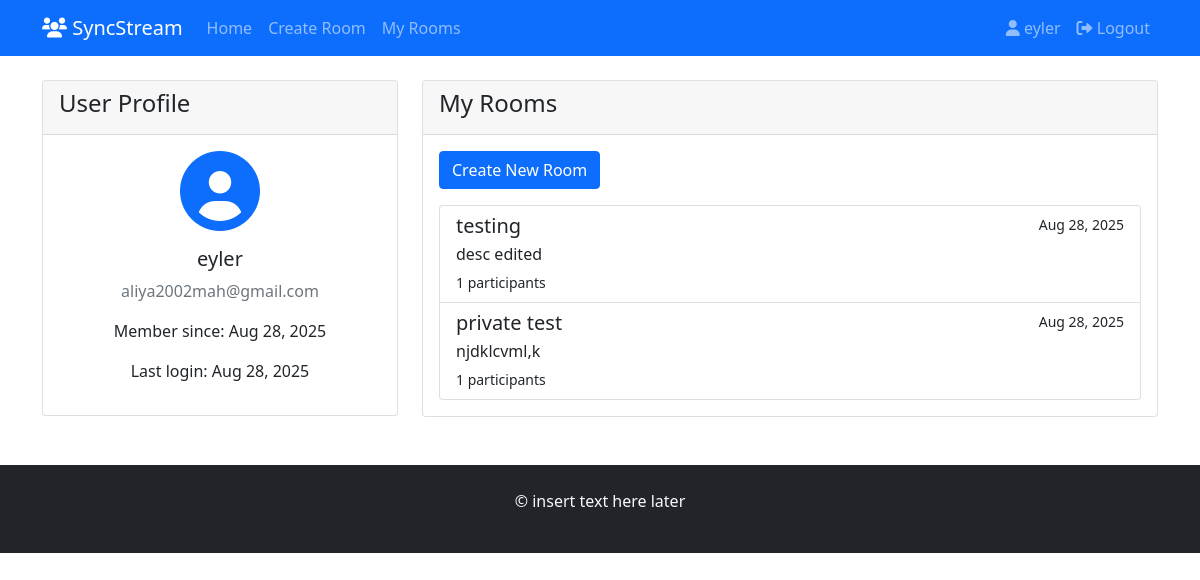
Before: /accounts/profile/ (signed in) with the older database file.
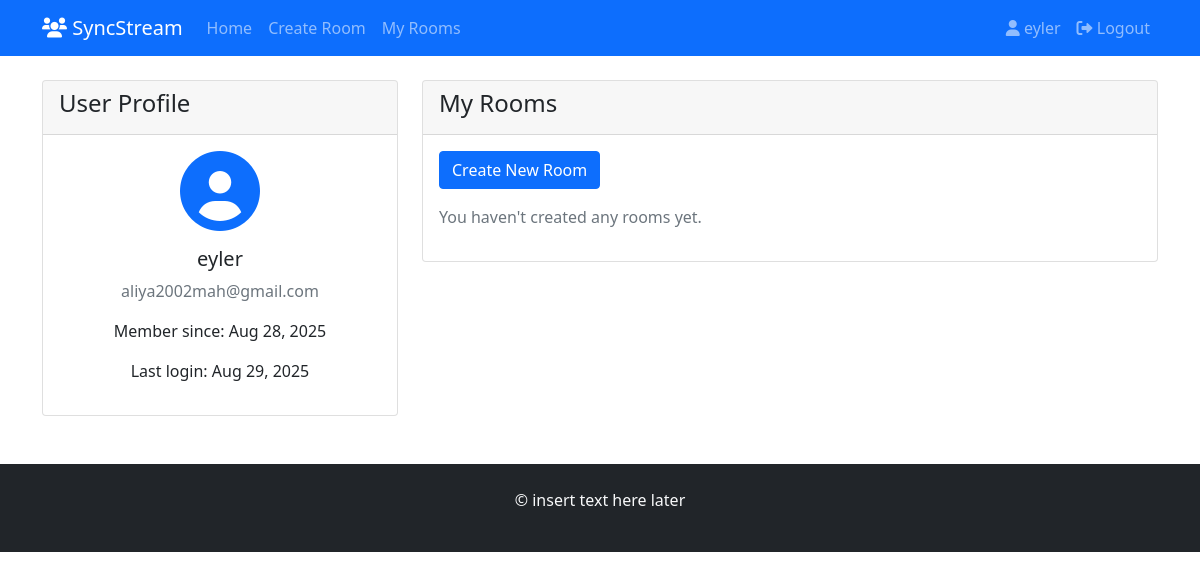
After: the same page with the newer database file.
### users/models.py (models this page shows, shortened)
class CustomUser(AbstractUser):
    profile_picture = models.ImageField(upload_to='profile_pics/', blank=True, null=True)
    bio = models.TextField(max_length=500, blank=True)
    last_activity = models.DateTimeField(default=timezone.now)
    is_online = models.BooleanField(default=False)

### rooms/models.py (models this page shows, shortened)
class Room(models.Model):
    id = models.UUIDField(primary_key=True, default=uuid.uuid4, editable=False)
    name = models.CharField(max_length=100)
    description = models.TextField(blank=True)
    creator = models.ForeignKey(settings.AUTH_USER_MODEL, on_delete=models.CASCADE, related_name='created_rooms')
    created_at = models.DateTimeField(auto_now_add=True)
    is_private = models.BooleanField(default=False)
    password = models.CharField(max_length=50, blank=True, null=True)
    max_users = models.PositiveIntegerField(default=10)
    is_active = models.BooleanField(default=True)
    is_locked = models.BooleanField(default=False)
    allow_screen_share = models.BooleanField(default=True)
    allow_chat = models.BooleanField(default=True)
    current_video_url = models.URLField(blank=True, null=True)
    video_state = models.CharField(max_length=20, default='paused')
    video_timestamp = models.FloatField(default=0)
    last_video_update = models.DateTimeField(blank=True, null=True)
    deleted_at = models.DateTimeField(blank=True, null=True)

### users/views.py (the view)
# urls.py: path('profile/', views.profile, name='profile'),
@login_required
def profile(request):
    return render(request, 'registration/profile.html')

### templates/registration/profile.html
{% extends 'base.html' %}
{% block content %}
<div class="row">
    <div class="col-md-4">
        <div class="card">
            <div class="card-header">
                <h4>User Profile</h4>
            </div>
            <div class="card-body text-center">
                <div class="mb-3">
                    <i class="fas fa-user-circle fa-5x text-primary"></i>
                </div>
                <h5>{{ user.username }}</h5>
                <p class="text-muted">{{ user.email }}</p>
                <p>Member since: {{ user.date_joined|date:"M d, Y" }}</p>
                <p>Last login: {{ user.last_login|date:"M d, Y" }}</p>
            </div>
        </div>
    </div>
    <div class="col-md-8">
        <div class="card">
            <div class="card-header">
                <h4>My Rooms</h4>
            </div>
            <div class="card-body">
                <a href="{% url 'rooms:create_room' %}" class="btn btn-primary mb-3">Create New Room</a>
                {% if user.created_rooms.all %}
                <div class="list-group">
                    {% for room in user.created_rooms.all %}
                    <a href="{% url 'rooms:room_detail' room.id %}" class="list-group-item list-group-item-action">
                        <div class="d-flex w-100 justify-content-between">
                            <h5 class="mb-1">{{ room.name }}</h5>
                            <small>{{ room.created_at|date:"M d, Y" }}</small>
                        </div>
                        <p class="mb-1">{{ room.description|truncatewords:10 }}</p>
                        <small>{{ room.participants.count }} participants</small>
                    </a>
                    {% endfor %}
                </div>
                {% else %}
                <p class="text-muted">You haven't created any rooms yet.</p>
                {% endif %}
            </div>
        </div>
    </div>
</div>
{% endblock %}

### templates/base.html (shortened to what this page needs)
<!DOCTYPE html>
<html lang="en">
<head>
    <link href="https://cdn.jsdelivr.net/npm/bootstrap@5.1.3/dist/css/bootstrap.min.css" rel="stylesheet">
    <link href="https://cdnjs.cloudflare.com/ajax/libs/font-awesome/6.0.0/css/all.min.css" rel="stylesheet">
    {% load static %}
    <link href="{% static 'css/style.css' %}" rel="stylesheet">
</head>
<body>
    <nav class="navbar navbar-expand-lg navbar-dark bg-primary">
        <div class="container">
            <a class="navbar-brand" href="{% url 'home' %}">
                <i class="fas fa-users"></i> SyncStream
            </a>
            <div class="collapse navbar-collapse" id="navbarNav">
                <ul class="navbar-nav me-auto">
                    <li class="nav-item">
                        <a class="nav-link" href="{% url 'home' %}">Home</a>
                    </li>
                    {% if user.is_authenticated %}
                    <li class="nav-item">
                        <a class="nav-link" href="{% url 'rooms:create_room' %}">Create Room</a>
                    </li>
                    <li class="nav-item">
                        <a class="nav-link" href="{% url 'rooms:user_rooms' %}">My Rooms</a>
                    </li>
                    {% endif %}
                </ul>
                <ul class="navbar-nav">
                    {% if user.is_authenticated %}
                    <li class="nav-item">
                        <a class="nav-link" href="{% url 'profile' %}">
                            <i class="fas fa-user"></i> {{ user.username }}
                        </a>
                    </li>
                    <li class="nav-item">
                        <form action="{% url 'logout' %}" method="post" class="d-inline">
                            <button type="submit" class="nav-link btn btn-link" style="border: none; background: none;">
                                <i class="fas fa-sign-out-alt"></i> Logout
                            </button>
                        </form>
                    </li>
                    {% endif %}
                </ul>
            </div>
        </div>
    </nav>
    <main class="container mt-4">
        {% block content %}
        {% endblock %}
    </main>
    <footer class="bg-dark text-light py-4 mt-5">
        <div class="container text-center">
            <p>&copy; insert text here later</p>
        </div>
    </footer>
</body>
</html>

Changed rows visible on the page:
removed Room: name "testing", created_at "Aug 28, 2025", description "desc edited", participants.count "1"
removed Room: name "private test", created_at "Aug 28, 2025", description "njdklcvml,k", participants.count "1"
changed CustomUser "eyler": last_login "Aug 28, 2025" → "Aug 29, 2025"
Other visible differences:
text now shown: "You haven't created any rooms yet."
